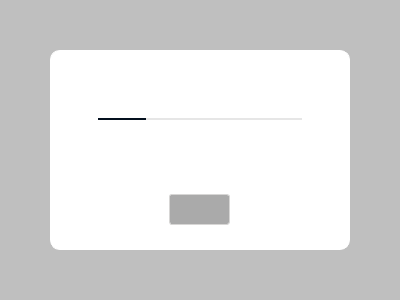
<?xml version="1.0" encoding="UTF-8"?>
<ui version="4.0">
 <class>ViewLoadingMessage</class>
 <widget class="QWidget" name="ViewLoadingMessage">
  <property name="geometry">
   <rect>
    <x>0</x>
    <y>0</y>
    <width>400</width>
    <height>300</height>
   </rect>
  </property>
  <property name="sizePolicy">
   <sizepolicy hsizetype="Expanding" vsizetype="Expanding">
    <horstretch>0</horstretch>
    <verstretch>0</verstretch>
   </sizepolicy>
  </property>
  <property name="windowTitle">
   <string notr="true"/>
  </property>
  <property name="autoFillBackground">
   <bool>false</bool>
  </property>
  <property name="styleSheet">
   <string notr="true"/>
  </property>
  <layout class="QGridLayout" name="gridLayout">
   <property name="leftMargin">
    <number>0</number>
   </property>
   <property name="topMargin">
    <number>0</number>
   </property>
   <property name="rightMargin">
    <number>0</number>
   </property>
   <property name="bottomMargin">
    <number>0</number>
   </property>
   <property name="spacing">
    <number>0</number>
   </property>
   <item row="0" column="0">
    <widget class="QWidget" name="wContainer" native="true">
     <property name="styleSheet">
      <string notr="true">background-color: rgba(0,0,0,0.20);</string>
     </property>
     <layout class="QGridLayout" name="gridLayout_2">
      <item row="0" column="1">
       <spacer name="verticalSpacer_3">
        <property name="orientation">
         <enum>Qt::Vertical</enum>
        </property>
        <property name="sizeHint" stdset="0">
         <size>
          <width>20</width>
          <height>24</height>
         </size>
        </property>
       </spacer>
      </item>
      <item row="1" column="0">
       <spacer name="horizontalSpacer">
        <property name="orientation">
         <enum>Qt::Horizontal</enum>
        </property>
        <property name="sizeHint" stdset="0">
         <size>
          <width>25</width>
          <height>20</height>
         </size>
        </property>
       </spacer>
      </item>
      <item row="1" column="1">
       <widget class="QWidget" name="wMessageContainer" native="true">
        <property name="minimumSize">
         <size>
          <width>300</width>
          <height>200</height>
         </size>
        </property>
        <property name="maximumSize">
         <size>
          <width>300</width>
          <height>200</height>
         </size>
        </property>
        <property name="styleSheet">
         <string notr="true">#wMessageContainer
{
border: 1px solid white;
border-radius: 10px;
background-color: white;
}

QLabel
{
  background-color: white;
}

#lMessageLabel
{
  font-size:16px;
  line-height: 30px;
  font-weight: 600;
  color: #666666;
}

#lProgressLabel
{
  font-size:12px;
  line-height: 18px;
  font-weight: 600;
  color: #303233;
}

QPushButton 
{ 
font-size: 14px; font-weight:400;
line-height: 20px;
padding-top : 5px; padding-bottom : 8px; padding-left : 10px; padding-right : 10px;
background-color : #AAAAAA;
border-style: solid; border-width: 1px; border-color: #d7d6d5; border-radius: 3px;
color: #FFFFFF;
}

QProgressBar 
{
     border: none;
     background-color: rgba(0,0,0,0.10);
}

QProgressBar::chunk 
{
    background-color: #04101E;
}</string>
        </property>
        <layout class="QVBoxLayout" name="verticalLayout">
         <property name="spacing">
          <number>20</number>
         </property>
         <property name="leftMargin">
          <number>48</number>
         </property>
         <property name="topMargin">
          <number>10</number>
         </property>
         <property name="rightMargin">
          <number>48</number>
         </property>
         <property name="bottomMargin">
          <number>25</number>
         </property>
         <item>
          <spacer name="verticalSpacer">
           <property name="orientation">
            <enum>Qt::Vertical</enum>
           </property>
           <property name="sizeHint" stdset="0">
            <size>
             <width>0</width>
             <height>0</height>
            </size>
           </property>
          </spacer>
         </item>
         <item alignment="Qt::AlignVCenter">
          <widget class="QLabel" name="lMessageLabel">
           <property name="text">
            <string/>
           </property>
           <property name="alignment">
            <set>Qt::AlignCenter</set>
           </property>
           <property name="wordWrap">
            <bool>true</bool>
           </property>
          </widget>
         </item>
         <item alignment="Qt::AlignVCenter">
          <widget class="QProgressBar" name="pbProgressBar">
           <property name="minimumSize">
            <size>
             <width>0</width>
             <height>2</height>
            </size>
           </property>
           <property name="maximumSize">
            <size>
             <width>16777215</width>
             <height>2</height>
            </size>
           </property>
           <property name="value">
            <number>24</number>
           </property>
           <property name="textVisible">
            <bool>false</bool>
           </property>
          </widget>
         </item>
         <item alignment="Qt::AlignHCenter|Qt::AlignVCenter">
          <widget class="QLabel" name="lProgressLabel"/>
         </item>
         <item>
          <spacer name="verticalSpacer_2">
           <property name="orientation">
            <enum>Qt::Vertical</enum>
           </property>
           <property name="sizeHint" stdset="0">
            <size>
             <width>0</width>
             <height>0</height>
            </size>
           </property>
          </spacer>
         </item>
         <item alignment="Qt::AlignHCenter|Qt::AlignBottom">
          <widget class="QPushButton" name="bButton">
           <property name="cursor">
            <cursorShape>PointingHandCursor</cursorShape>
           </property>
           <property name="text">
            <string/>
           </property>
           <property name="autoDefault">
            <bool>true</bool>
           </property>
          </widget>
         </item>
        </layout>
       </widget>
      </item>
      <item row="1" column="2">
       <spacer name="horizontalSpacer_2">
        <property name="orientation">
         <enum>Qt::Horizontal</enum>
        </property>
        <property name="sizeHint" stdset="0">
         <size>
          <width>25</width>
          <height>20</height>
         </size>
        </property>
       </spacer>
      </item>
      <item row="2" column="1">
       <spacer name="verticalSpacer_4">
        <property name="orientation">
         <enum>Qt::Vertical</enum>
        </property>
        <property name="sizeHint" stdset="0">
         <size>
          <width>20</width>
          <height>24</height>
         </size>
        </property>
       </spacer>
      </item>
     </layout>
    </widget>
   </item>
  </layout>
 </widget>
 <resources/>
 <connections/>
</ui>
